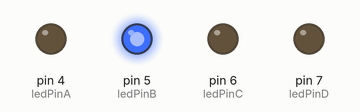
Recording of a sketch running on a simulated Arduino Uno, built with avr-gcc and run on an emulated ATmega328P. On the bench: output pins drawn as LEDs (lit = HIGH).

Above: at 0.2 s.
At 9.7 s:
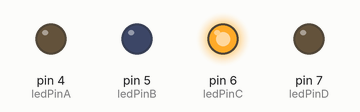
At 14.2 s:
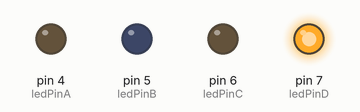
At 18.7 s:
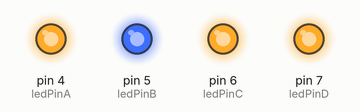
At 28.2 s:
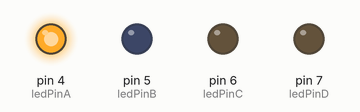
At 37.5 s:
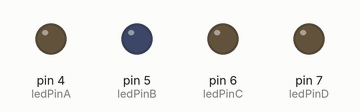
Timing chart, 0 to 42.3 s (numbered marks = the images above):
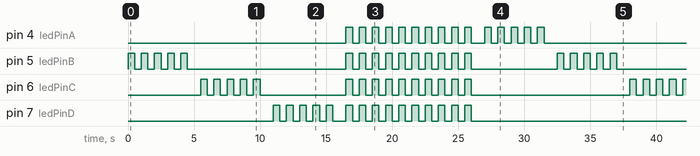

The sketch:

MTEC2280_Assignment1_GAA_woButton.ino
```cpp
/*
<><><><><><><><><><><><><><><><><><><><><><><><><><><><><><>
||||||||||||||||||||||||||||||||||||
 "LED BLINK w/ button!"
  by Gabriel Aguilar using Ian Pokorny's Initial code.
  MTEC-2280
||||||||||||||||||||||||||||||||||||
<><><><><><><><><><><><><><><><><><><><><><><><><><><><><><>
*/

//DECLARE GLOBAL VARIABLES UP HERE
const int ledPinA = 4;   //constant integer set to LED pin #
const int ledPinB = 5;   //constant integer set to LED pin #
const int ledPinC = 6;   //constant integer set to LED pin #
const int ledPinD = 7;   //constant integer set to LED pin #
const int pushButton = 18; //constant integer set to push button #
int ledIndex = 0; // Tracks the current Led in the array above.
int ms = 500;           //integer variable storing delay amount

void setup() //runs once at start-up [power on or reset button]
{
  pinMode(pushButton, INPUT); //set button as an output
  pinMode(ledPinA, OUTPUT);  //set LED pin to output voltage
  pinMode(ledPinB, OUTPUT);
  pinMode(ledPinC, OUTPUT);
  pinMode(ledPinD, OUTPUT);

  Serial.begin(115200);
}

void loop() //loop function runs forever
{ //START OF LOOP


 //if(digitalRead(pushButton) == HIGH){  //if the button is pressed
  ledIndex = (ledIndex + 1) % 5; //increase the index by 1 but make sure its less than five
  triggerLED(); // then trigger call the triggerled function
  delay(ms); // delay just in case.
 //}

} // END OF LOOP [will begin again from start of loop]


void triggerLED() {
  // Turn off all LEDS before starting new one. Not really necessary
  // digitalWrite(ledPinA, LOW);
  // digitalWrite(ledPinB, LOW);
  // digitalWrite(ledPinC, LOW);
  // digitalWrite(ledPinD, LOW);

  if (ledIndex == 0) { // This is probably super inefficient but hey if i dont have to delve into arrays I WONT!!! MUAHAHHAHAHAHAH
    ledBlinkA();
  } else if (ledIndex == 1) {
    ledBlinkB();
  } else if (ledIndex == 2) {
    ledBlinkC();
  } else if (ledIndex == 3) {
    ledBlinkD();
  } else if (ledIndex == 4) {
    ledBlinkALL();
  }
}


void ledBlinkA() {
   for (int i = 0; i < 5; i++) {
  digitalWrite(ledPinA, HIGH); //set LED pin to HIGH, 3.3V
  delay(ms);  //wait 500 milliseconds
  digitalWrite(ledPinA, LOW);  //set LED pin to LOW, 0V
  delay(ms);  //wait 500 milliseconds
   }
}

void ledBlinkB() {
   for (int i = 0; i < 5; i++) {
  digitalWrite(ledPinB, HIGH); //set LED pin to HIGH, 3.3V
  delay(ms);  //wait 500 milliseconds
  digitalWrite(ledPinB, LOW);  //set LED pin to LOW, 0V
  delay(ms);  //wait 500 milliseconds
   }
}

void ledBlinkC() {
   for (int i = 0; i < 5; i++) {
  digitalWrite(ledPinC, HIGH); //set LED pin to HIGH, 3.3V
  delay(ms);  //wait 500 milliseconds
  digitalWrite(ledPinC, LOW);  //set LED pin to LOW, 0V
  delay(ms);  //wait 500 milliseconds
   }
}


void ledBlinkD() {
   for (int i = 0; i < 5; i++) {
  digitalWrite(ledPinD, HIGH); //set LED pin to HIGH, 3.3V
  delay(ms);  //wait 500 milliseconds
  digitalWrite(ledPinD, LOW);  //set LED pin to LOW, 0V
  delay(ms);  //wait 500 milliseconds
   }
}

void ledBlinkALL() {
   for (int i = 0; i < 10; i++) {
  digitalWrite(ledPinA, HIGH); //set LED pin to HIGH, 3.3V
  digitalWrite(ledPinB, HIGH); //set LED pin to HIGH, 3.3V
  digitalWrite(ledPinC, HIGH); //set LED pin to HIGH, 3.3V
  digitalWrite(ledPinD, HIGH); //set LED pin to HIGH, 3.3V
  delay(ms);  //wait 500 milliseconds
  digitalWrite(ledPinA, LOW);  //set LED pin to LOW, 0V
  digitalWrite(ledPinB, LOW);  //set LED pin to LOW, 0V
  digitalWrite(ledPinC, LOW);  //set LED pin to LOW, 0V
  digitalWrite(ledPinD, LOW);  //set LED pin to LOW, 0V
  delay(ms);  //wait 500 milliseconds
   }
}
```

Measured:
- by itself, pin 4 (ledPinA): repeats every 32.5 s: HIGH 0.50 s, LOW 1.0 s, 4 × (HIGH 0.50 s, LOW 0.50 s), HIGH 0.50 s, LOW 17.5 s, 9 × (HIGH 0.50 s, LOW 0.50 s)
- by itself, pin 5 (ledPinB): repeats every 32.5 s: HIGH 0.50 s, LOW 12.0 s, 9 × (HIGH 0.50 s, LOW 0.50 s), HIGH 0.50 s, LOW 6.5 s, 4 × (HIGH 0.50 s, LOW 0.50 s)
- by itself, everything shown: repeats every 32.5 s, in 60 steps
